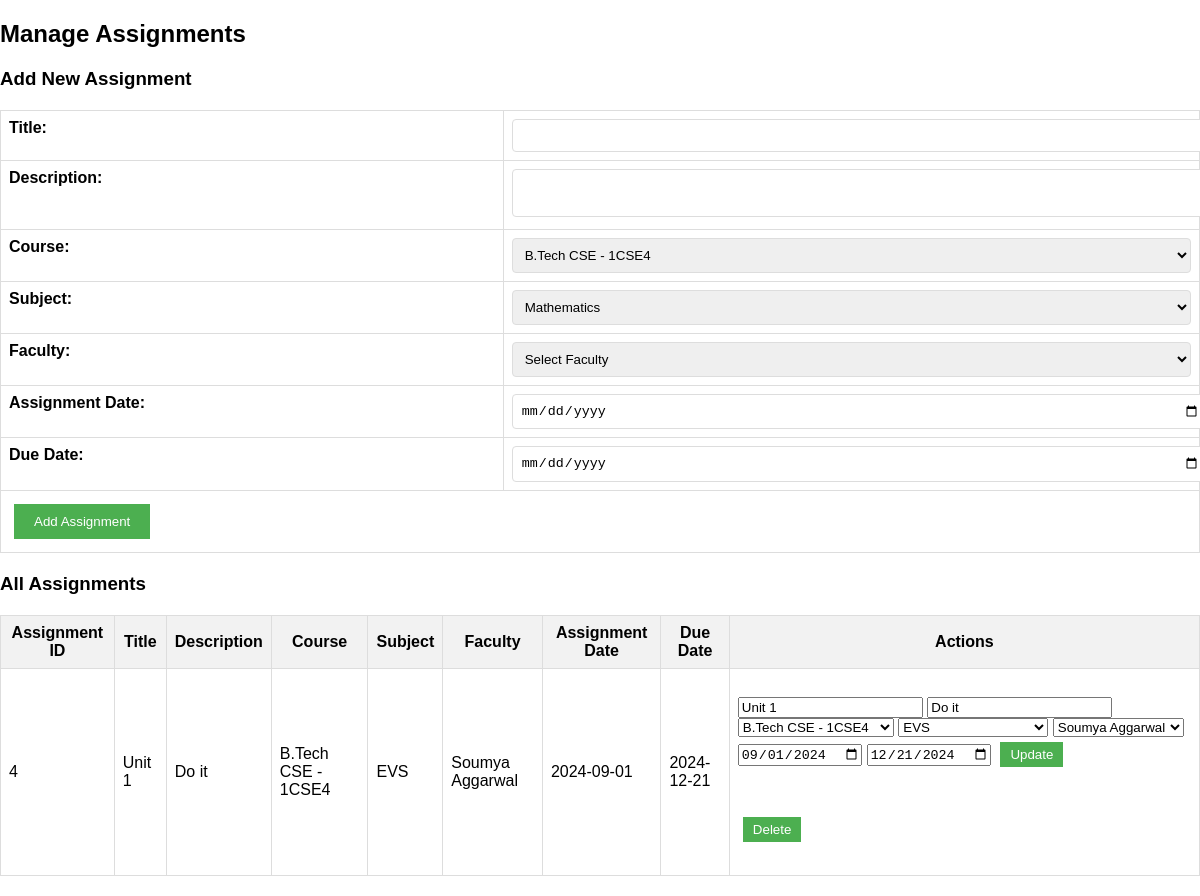
The app's page /admin-dashboard/assignments.php (signed in) with its own data.
### tables this page shows
CREATE TABLE `Assignments` (
  `Assign_id` int(11) NOT NULL,
  `Fac_id` int(11) NOT NULL,
  `Course_id` int(11) NOT NULL,
  `Sub_id` int(11) NOT NULL,
  `Assign_Title` varchar(255) NOT NULL,
  `Assign_des` text NOT NULL,
  `Assign_date` date NOT NULL,
  `Assign_due` date NOT NULL
);

CREATE TABLE `Courses` (
  `Course_id` int(11) NOT NULL,
  `Course_name` varchar(100) NOT NULL
);

CREATE TABLE `Subjects` (
  `Sub_id` int(11) NOT NULL,
  `Course_id` int(11) NOT NULL,
  `Sub_name` varchar(100) NOT NULL
);

CREATE TABLE `Faculty` (
  `Fac_id` int(11) NOT NULL,
  `Fac_name` varchar(100) NOT NULL,
  `Fac_email` varchar(100) NOT NULL,
  `Fac_subjects` longtext DEFAULT NULL CHECK (json_valid(`Fac_subjects`)),
  `Fac_password` varchar(255) NOT NULL
);

### admin-dashboard/assignments.php (the view, shortened to what this page needs)
<?php
include 'config.php';
$courses_query = "SELECT * FROM Courses";
$courses_result = $conn->query($courses_query);
$subjects_query = "SELECT * FROM Subjects";
$subjects_result = $conn->query($subjects_query);
?>
<!DOCTYPE html>
<html lang="en">
<head>
    <link rel="stylesheet" href="admin_style.css">
</head>
<body>
    <div class="main-content">
        <h2>Manage Assignments</h2>
        <form method="POST" action="" class="assignment-form">
            <h3>Add New Assignment</h3>
            <table class="form-table">
                <tr>
                    <td><label for="title">Title:</label></td>
                    <td><input type="text" name="title" required></td>
                </tr>
                <tr>
                    <td><label for="description">Description:</label></td>
                    <td><textarea name="description" required></textarea></td>
                </tr>
                <tr>
                    <td><label for="course_id">Course:</label></td>
                    <td>
                        <select id="course_id" name="course_id" required>
                            <?php
                            while ($course = $courses_result->fetch_assoc()) {
                                echo "<option value='" . htmlspecialchars($course['Course_id']) . "'>" . htmlspecialchars($course['Course_name']) . "</option>";
                            }
                            ?>
                        </select>
                    </td>
                </tr>
                <tr>
                    <td><label for="subject_id">Subject:</label></td>
                    <td>
                        <select id="subject_id" name="subject_id" required onchange="updateFaculty(this.value)">
                            <?php
                            while ($subject = $subjects_result->fetch_assoc()) {
                                echo "<option value='" . htmlspecialchars($subject['Sub_id']) . "'>" . htmlspecialchars($subject['Sub_name']) . "</option>";
                            }
                            ?>
                        </select>
                    </td>
                </tr>
                <tr>
                    <td><label for="fac_id">Faculty:</label></td>
                    <td>
                        <select id="fac_id" name="fac_id" required>
                            <option value="">Select Faculty</option>
                        </select>
                    </td>
                </tr>
                <tr>
                    <td><label for="assign_date">Assignment Date:</label></td>
                    <td><input type="date" name="assign_date" required></td>
                </tr>
                <tr>
                    <td><label for="due_date">Due Date:</label></td>
                    <td><input type="date" name="due_date" required></td>
                </tr>
                <tr>
                    <td colspan="2"><button type="submit" name="add_assignment">Add Assignment</button></td>
                </tr>
            </table>
        </form>
        <h3>All Assignments</h3>
        <table>
            <thead>
                <tr>
                    <th>Assignment ID</th>
                    <th>Title</th>
                    <th>Description</th>
                    <th>Course</th>
                    <th>Subject</th>
                    <th>Faculty</th>
                    <th>Assignment Date</th>
                    <th>Due Date</th>
                    <th>Actions</th>
                </tr>
            </thead>
            <tbody>
                <?php
                $assignments_query = "SELECT Assignments.*, Courses.Course_name, Subjects.Sub_name, Faculty.Fac_name
                                      FROM Assignments
                                      JOIN Courses ON Assignments.Course_id = Courses.Course_id
                                      JOIN Subjects ON Assignments.Sub_id = Subjects.Sub_id
                                      JOIN Faculty ON Assignments.Fac_id = Faculty.Fac_id";
                $assignments_result = $conn->query($assignments_query);
                if ($assignments_result->num_rows > 0) {
                    while ($assignment = $assignments_result->fetch_assoc()) {
                        echo "<tr>
                            <td>" . htmlspecialchars($assignment['Assign_id']) . "</td>
                            <td>" . htmlspecialchars($assignment['Assign_Title']) . "</td>
                            <td>" . htmlspecialchars($assignment['Assign_des']) . "</td>
                            <td>" . htmlspecialchars($assignment['Course_name']) . "</td>
                            <td>" . htmlspecialchars($assignment['Sub_name']) . "</td>
                            <td>" . htmlspecialchars($assignment['Fac_name']) . "</td>
                            <td>" . htmlspecialchars($assignment['Assign_date']) . "</td>
                            <td>" . htmlspecialchars($assignment['Assign_due']) . "</td>
                            <td>
                                <form method='POST' action='' style='display:inline-block;'>
                                    <input type='hidden' name='assign_id' value='" . htmlspecialchars($assignment['Assign_id']) . "'>
                                    <input type='text' name='title' value='" . htmlspecialchars($assignment['Assign_Title']) . "' required>
                                    <input type='text' name='description' value='" . htmlspecialchars($assignment['Assign_des']) . "' required>
                                    <select name='course_id' required>";
                                    $courses_query = "SELECT * FROM Courses";
                                    $courses_result = $conn->query($courses_query);
                                    while ($course = $courses_result->fetch_assoc()) {
                                        echo "<option value='" . htmlspecialchars($course['Course_id']) . "' " . ($assignment['Course_id'] == $course['Course_id'] ? 'selected' : '') . ">" . htmlspecialchars($course['Course_name']) . "</option>";
                                    }
                                    echo "</select>
                                    <select name='subject_id' required onchange='updateFaculty(this.value)'>";
                                    $subjects_query = "SELECT * FROM Subjects";
                                    $subjects_result = $conn->query($subjects_query);
                                    while ($subject = $subjects_result->fetch_assoc()) {
                                        echo "<option value='" . htmlspecialchars($subject['Sub_id']) . "' " . ($assignment['Sub_id'] == $subject['Sub_id'] ? 'selected' : '') . ">" . htmlspecialchars($subject['Sub_name']) . "</option>";
                                    }
                                    echo "</select>
                                    <select name='fac_id' required>
                                        <option value=''>Select Faculty</option>";
                                        $faculty_query = "SELECT * FROM Faculty";
                                        $faculty_result = $conn->query($faculty_query);
                                        while ($faculty = $faculty_result->fetch_assoc()) {
                                            echo "<option value='" . htmlspecialchars($faculty['Fac_id']) . "' " . ($assignment['Fac_id'] == $faculty['Fac_id'] ? 'selected' : '') . ">" . htmlspecialchars($faculty['Fac_name']) . "</option>";
                                        }
                                    echo "</select>
                                    <input type='date' name='assign_date' value='" . htmlspecialchars($assignment['Assign_date']) . "' required>
                                    <input type='date' name='due_date' value='" . htmlspecialchars($assignment['Assign_due']) . "' required>
                                    <button type='submit' name='edit_assignment'>Update</button>
                                </form>
                                <form method='POST' action='' style='display:inline-block;'>
                                    <input type='hidden' name='assign_id' value='" . htmlspecialchars($assignment['Assign_id']) . "'>
                                    <button type='submit' name='delete_assignment'>Delete</button>
                                </form>
                            </td>
                        </tr>";
                    }
                } else {
                    echo "<tr><td colspan='9'>No assignments found</td></tr>";
                }
                ?>
            </tbody>
        </table>
    </div>
</body>
</html>

### admin-dashboard/admin_style.css (style rules this page uses)
body { font-family: Arial, sans-serif; margin: 0; padding: 0; }
table { width: 100%; border-collapse: collapse; margin: 20px 0; }
table, th, td { border: 1px solid #ddd; padding: 8px; }
th { background-color: #f2f2f2; text-align: center; }
td { text-align: left; }
button { margin: 5px; padding: 5px 10px; background-color: #4CAF50; color: white; border: none; cursor: pointer; }
form { margin: 20px 0; }
.assignment-form { margin: 20px 0; }
.form-table { width: 100%; border-collapse: collapse; }
.form-table td { padding: 8px; vertical-align: top; }
.form-table label { display: block; font-weight: bold; }
.form-table input[type="text"], .form-table textarea, .form-table select, .form-table input[type="date"] { width: 100%; padding: 8px; border: 1px solid #ddd; border-radius: 4px; }
.form-table button { padding: 10px 20px; background-color: #4CAF50; color: white; border: none; cursor: pointer; }

### records on screen
assignments: Assign_id "4", Assign_Title "Unit 1", Assign_des "Do it", Course.Course_name "B.Tech CSE - 1CSE4", Sub.Sub_name "EVS", Fac.Fac_name "Soumya Aggarwal", Assign_date "2024-09-01", Assign_due "2024-12-21", title "Unit 1", description "Do it", course_id "B.Tech CSE - 1CSE4", subject_id "EVS", fac_id "Soumya Aggarwal", assign_date "09/01/2024", due_date "12/21/2024"

### other values on screen
form field course_id "B.Tech CSE - 1CSE4"
form field subject_id "Mathematics"
